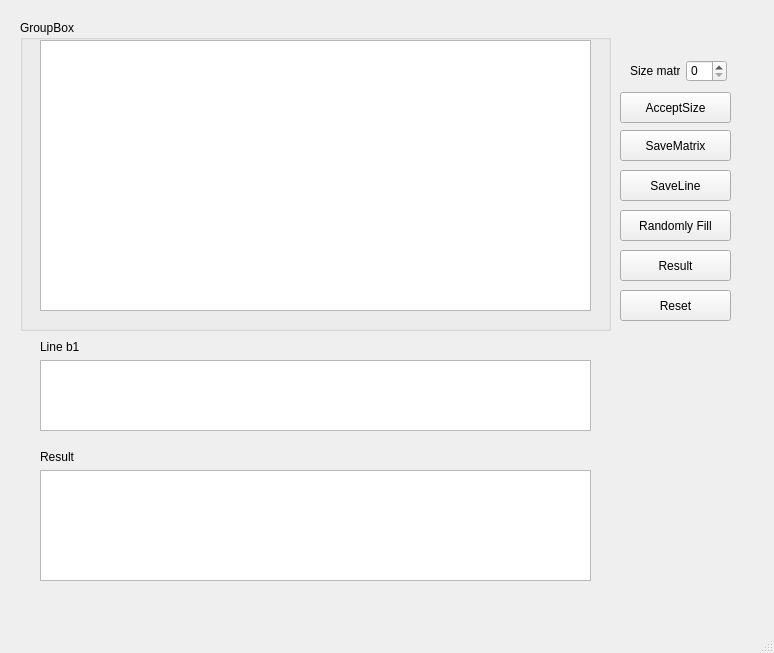
<?xml version="1.0" encoding="UTF-8"?>
<ui version="4.0">
 <class>MainWindow</class>
 <widget class="QMainWindow" name="MainWindow">
  <property name="geometry">
   <rect>
    <x>0</x>
    <y>0</y>
    <width>774</width>
    <height>653</height>
   </rect>
  </property>
  <property name="windowTitle">
   <string>MainWindow</string>
  </property>
  <widget class="QWidget" name="centralwidget">
   <widget class="QPushButton" name="save_close_pushButton">
    <property name="geometry">
     <rect>
      <x>620</x>
      <y>130</y>
      <width>111</width>
      <height>31</height>
     </rect>
    </property>
    <property name="text">
     <string>SaveMatrix</string>
    </property>
   </widget>
   <widget class="QGroupBox" name="groupBox">
    <property name="geometry">
     <rect>
      <x>20</x>
      <y>20</y>
      <width>591</width>
      <height>311</height>
     </rect>
    </property>
    <property name="title">
     <string>GroupBox</string>
    </property>
    <widget class="QTableWidget" name="tableWidget_matrix">
     <property name="geometry">
      <rect>
       <x>20</x>
       <y>20</y>
       <width>551</width>
       <height>271</height>
      </rect>
     </property>
    </widget>
   </widget>
   <widget class="QWidget" name="layoutWidget">
    <property name="geometry">
     <rect>
      <x>630</x>
      <y>60</y>
      <width>97</width>
      <height>22</height>
     </rect>
    </property>
    <layout class="QHBoxLayout" name="horizontalLayout">
     <item>
      <widget class="QLabel" name="label">
       <property name="text">
        <string>Size matrix</string>
       </property>
      </widget>
     </item>
     <item>
      <widget class="QSpinBox" name="spinBox_matrix"/>
     </item>
    </layout>
   </widget>
   <widget class="QPushButton" name="AcceptSize">
    <property name="geometry">
     <rect>
      <x>620</x>
      <y>92</y>
      <width>111</width>
      <height>31</height>
     </rect>
    </property>
    <property name="text">
     <string>AcceptSize</string>
    </property>
   </widget>
   <widget class="QTableWidget" name="radok_tablewidget">
    <property name="geometry">
     <rect>
      <x>40</x>
      <y>360</y>
      <width>551</width>
      <height>71</height>
     </rect>
    </property>
   </widget>
   <widget class="QLabel" name="label_2">
    <property name="geometry">
     <rect>
      <x>40</x>
      <y>340</y>
      <width>47</width>
      <height>13</height>
     </rect>
    </property>
    <property name="text">
     <string>Line b1</string>
    </property>
   </widget>
   <widget class="QPushButton" name="SaveLine">
    <property name="geometry">
     <rect>
      <x>620</x>
      <y>170</y>
      <width>111</width>
      <height>31</height>
     </rect>
    </property>
    <property name="text">
     <string>SaveLine</string>
    </property>
   </widget>
   <widget class="QPushButton" name="Result">
    <property name="geometry">
     <rect>
      <x>620</x>
      <y>250</y>
      <width>111</width>
      <height>31</height>
     </rect>
    </property>
    <property name="text">
     <string>Result</string>
    </property>
   </widget>
   <widget class="QPushButton" name="Random_button">
    <property name="geometry">
     <rect>
      <x>620</x>
      <y>210</y>
      <width>111</width>
      <height>31</height>
     </rect>
    </property>
    <property name="text">
     <string>Randomly Fill</string>
    </property>
   </widget>
   <widget class="QTableWidget" name="res_tableWidget">
    <property name="geometry">
     <rect>
      <x>40</x>
      <y>470</y>
      <width>551</width>
      <height>111</height>
     </rect>
    </property>
   </widget>
   <widget class="QLabel" name="label_3">
    <property name="geometry">
     <rect>
      <x>40</x>
      <y>450</y>
      <width>47</width>
      <height>13</height>
     </rect>
    </property>
    <property name="text">
     <string>Result</string>
    </property>
   </widget>
   <widget class="QPushButton" name="Reset_button">
    <property name="geometry">
     <rect>
      <x>620</x>
      <y>290</y>
      <width>111</width>
      <height>31</height>
     </rect>
    </property>
    <property name="text">
     <string>Reset</string>
    </property>
   </widget>
  </widget>
  <widget class="QMenuBar" name="menubar">
   <property name="geometry">
    <rect>
     <x>0</x>
     <y>0</y>
     <width>774</width>
     <height>21</height>
    </rect>
   </property>
  </widget>
  <widget class="QStatusBar" name="statusbar"/>
 </widget>
 <resources/>
 <connections/>
</ui>
